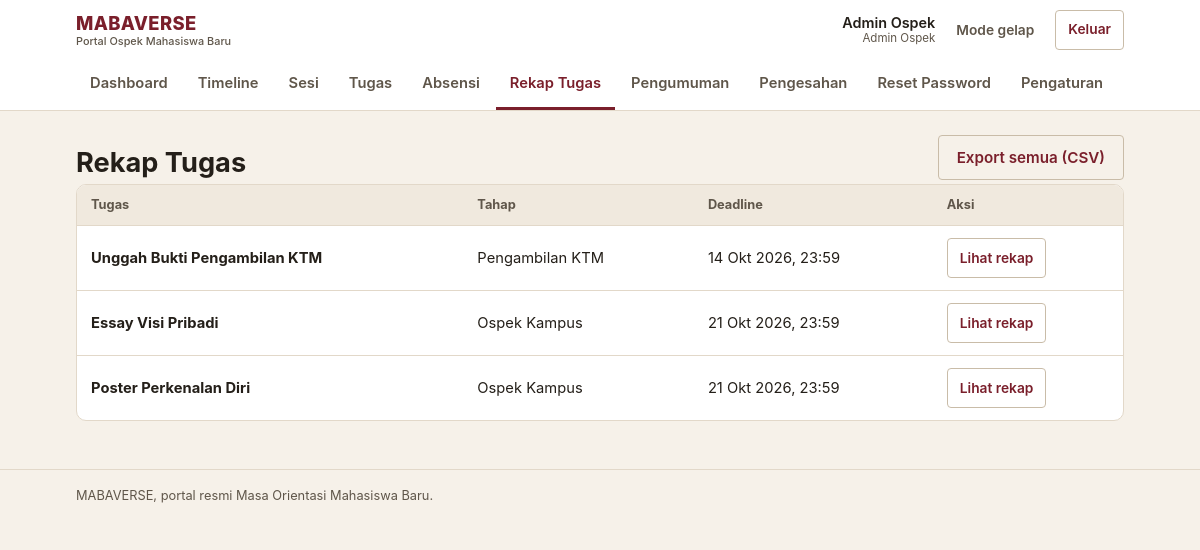
Screenshot of /admin/rekap-tugas (signed in) with the database file from the repository.
### tables this page shows
CREATE TABLE tugas (
    id INT AUTO_INCREMENT PRIMARY KEY,
    tahap_id INT NOT NULL,
    judul VARCHAR(255) NOT NULL,
    deskripsi TEXT,
    format_diizinkan VARCHAR(255) DEFAULT 'pdf,jpg,png,doc,docx',
    ukuran_max_mb INT DEFAULT 10,
    deadline DATETIME NOT NULL,
    target_fakultas_id INT DEFAULT NULL,
    target_jurusan_id INT DEFAULT NULL,
    target_kelompok_id INT DEFAULT NULL,
    created_by INT NOT NULL,
    created_at TIMESTAMP DEFAULT CURRENT_TIMESTAMP,
    FOREIGN KEY (tahap_id) REFERENCES tahap_ospek(id) ON DELETE CASCADE,
    FOREIGN KEY (target_fakultas_id) REFERENCES fakultas(id) ON DELETE SET NULL,
    FOREIGN KEY (target_jurusan_id) REFERENCES jurusan(id) ON DELETE SET NULL,
    FOREIGN KEY (target_kelompok_id) REFERENCES kelompok(id) ON DELETE SET NULL,
    FOREIGN KEY (created_by) REFERENCES users(id) ON DELETE CASCADE
);

CREATE TABLE tahap_ospek (
    id INT AUTO_INCREMENT PRIMARY KEY,
    judul VARCHAR(255) NOT NULL,
    deskripsi TEXT,
    urutan INT NOT NULL,
    tanggal_mulai DATETIME NOT NULL,
    tanggal_selesai DATETIME NOT NULL,
    target_level ENUM('universitas', 'fakultas', 'jurusan') DEFAULT 'universitas',
    lokasi_text VARCHAR(255) DEFAULT NULL,
    lampiran VARCHAR(255) DEFAULT NULL,
    status ENUM('belum_mulai', 'berlangsung', 'selesai') DEFAULT 'belum_mulai',
    created_at TIMESTAMP DEFAULT CURRENT_TIMESTAMP,
    updated_at TIMESTAMP DEFAULT CURRENT_TIMESTAMP ON UPDATE CURRENT_TIMESTAMP
);

### config/database.php (called while the page is built)
<?php
require_once __DIR__ . '/config.php';
class Database {
    private static $instance = null;
    private $pdo;
    private function __construct() {
        try {
            $dsn = "mysql:host=" . DB_HOST . ";dbname=" . DB_NAME . ";charset=" . DB_CHARSET;
            $options = [
                PDO::ATTR_ERRMODE => PDO::ERRMODE_EXCEPTION,
                PDO::ATTR_DEFAULT_FETCH_MODE => PDO::FETCH_ASSOC,
                PDO::ATTR_EMULATE_PREPARES => false,
            ];
            $this->pdo = new PDO($dsn, DB_USER, DB_PASS, $options);
        } catch (PDOException $e) {
            error_log('[MABAVERSE] Koneksi database gagal: ' . $e->getMessage());
            if (defined('APP_ENV') && APP_ENV === 'production') {
                throw new RuntimeException('Layanan database sedang tidak tersedia.');
            }
            die("Koneksi database gagal: " . $e->getMessage()
                . " — periksa DB_HOST/DB_USER/DB_PASS di config/config.local.php dan pastikan MySQL berjalan.");
        }
    }
    public static function getInstance() {
        if (self::$instance === null) {
            self::$instance = new self();
        }
        return self::$instance;
    }
    public function getConnection() {
        return $this->pdo;
    }
}

### models/Tugas.php (called while the page is built, shortened)
<?php
require_once __DIR__ . '/../config/config.php';
class Tugas {
    private $db;
    public function __construct() {
        $this->db = Database::getInstance()->getConnection();
    }
    public function getAllTugas($user_id = null, $filters = []) {
        $sql = "
            SELECT t.*, ta.judul as tahap_judul,
                   u.nama as created_by_nama,
                   f.nama as target_fakultas_nama,
                   j.nama as target_jurusan_nama,
                   k.nama as target_kelompok_nama
            FROM tugas t
            INNER JOIN tahap_ospek ta ON t.tahap_id = ta.id
            INNER JOIN users u ON t.created_by = u.id
            LEFT JOIN fakultas f ON t.target_fakultas_id = f.id
            LEFT JOIN jurusan j ON t.target_jurusan_id = j.id
            LEFT JOIN kelompok k ON t.target_kelompok_id = k.id
            WHERE 1=1
        ";
        $params = [];
        $sql .= " ORDER BY t.deadline ASC";
        $stmt = $this->db->prepare($sql);
        $stmt->execute($params);
        return $stmt->fetchAll();
    }
}

### config/config.php (called while the page is built, shortened)
<?php
function e($value) {
    return htmlspecialchars((string)$value, ENT_QUOTES, 'UTF-8');
}
function format_tanggal($datetime, $dengan_waktu = true) {
    $ts = strtotime($datetime);
    $bulan = [1 => 'Jan', 'Feb', 'Mar', 'Apr', 'Mei', 'Jun', 'Jul', 'Agu', 'Sep', 'Okt', 'Nov', 'Des'];
    $hasil = date('j', $ts) . ' ' . $bulan[(int)date('n', $ts)] . ' ' . date('Y', $ts);
    if ($dengan_waktu) {
        $hasil .= ', ' . date('H:i', $ts);
    }
    return $hasil;
}
require_once __DIR__ . '/database.php';

### views/admin/rekap_tugas.php (the view, shortened to what this page needs)
<?php
include __DIR__ . '/../layouts/header.php';
?>
<div class="page-head">
    <div>
        <h1>Rekap Tugas</h1>
    </div>
    <div class="page-actions">
        <a class="btn btn-outline" href="<?= BASE_URL ?>admin/export-tugas">Export semua (CSV)</a>
    </div>
</div>
<?php if (empty($tugas_list)): ?>
<div class="empty">
    <strong>Belum ada tugas.</strong>
    Buat tugas dulu di menu Tugas. Rekap terisi otomatis dari pengumpulan mahasiswa.
</div>
<?php else: ?>
<div class="table-wrap">
    <table>
        <thead>
            <tr>
                <th scope="col">Tugas</th>
                <th scope="col">Tahap</th>
                <th scope="col">Deadline</th>
                <th scope="col">Aksi</th>
            </tr>
        </thead>
        <tbody>
            <?php foreach ($tugas_list as $tugas): ?>
            <tr>
                <td><strong><?= e($tugas['judul']) ?></strong></td>
                <td><?= e($tugas['tahap_judul']) ?></td>
                <td><?= e(format_tanggal($tugas['deadline'])) ?></td>
                <td>
                    <a class="btn btn-sm btn-outline" href="<?= BASE_URL ?>admin/rekap-tugas/<?= (int)$tugas['id'] ?>">Lihat rekap</a>
                </td>
            </tr>
            <?php endforeach; ?>
        </tbody>
    </table>
</div>
<?php endif; ?>
<?php include __DIR__ . '/../layouts/footer.php'; ?>

### assets/css/style.css (style rules this page uses)
:root { --bg: #F6F1E9; --surface: #FFFFFF; --surface-alt: #F0E9DE; --ink: #241F19; --ink-soft: #5F564A; --line: #E2D8C9; --line-strong: #C9BCA8; --brand: #7A1F2B; --brand-strong: #5E1620; --brand-soft: #F5E7E8; --brand-ink: #FFFFFF; --accent: #9A4A08; --accent-soft: #FBEEDD; --ok: #1E6B43; --ok-soft: #E4F2E9; --warn: #8A4B0F; --warn-soft: #FBEEDC; --danger: #A32A22; --danger-soft: #F9E6E4; --info: #2E5375; --info-soft: #E7EEF5; --radius-sm: 4px; --radius: 10px; --shadow-1: 0 1px 2px rgba(36, 31, 25, 0.08), 0 6px 16px rgba(36, 31, 25, 0.07); --maxw: 1080px; --font: -apple-system, BlinkMacSystemFont, "Segoe UI", Roboto, "Helvetica Neue", Arial, sans-serif; }
*, *::before, *::after { box-sizing: border-box; }
html { -webkit-text-size-adjust: 100%; }
body { margin: 0; background: var(--bg); color: var(--ink); font-family: var(--font); font-size: 16px; line-height: 1.55; }
h1, h2, h3, h4 { margin: 0 0 0.5em; line-height: 1.25; font-weight: 700; }
h1 { font-size: clamp(1.3rem, 1.1rem + 1vw, 1.7rem); }
a { color: var(--brand); text-decoration-thickness: 1px; text-underline-offset: 2px; }
.page-head { display: flex; align-items: flex-end; justify-content: space-between; gap: 12px; flex-wrap: wrap; margin: 24px 0 4px; }
.page-head h1 { margin: 0; }
.page-actions { display: flex; gap: 8px; flex-wrap: wrap; }
.btn { display: inline-flex; align-items: center; justify-content: center; gap: 6px; min-height: 44px; padding: 10px 18px; border-radius: var(--radius-sm); border: 1px solid transparent; background: var(--brand); color: var(--brand-ink); font-family: inherit; font-size: 0.95rem; font-weight: 600; text-decoration: none; cursor: pointer; transition: background-color 120ms ease, border-color 120ms ease, color 120ms ease; }
.btn-outline { background: transparent; color: var(--brand); border-color: var(--line-strong); }
.btn-sm { min-height: 40px; padding: 6px 12px; font-size: 0.86rem; }
.table-wrap { overflow-x: auto; -webkit-overflow-scrolling: touch; border: 1px solid var(--line); border-radius: var(--radius); background: var(--surface); }
table { width: 100%; min-width: 560px; border-collapse: collapse; font-size: 0.92rem; }
th, td { padding: 10px 14px; text-align: left; border-bottom: 1px solid var(--line); vertical-align: middle; }
th { background: var(--surface-alt); font-size: 0.8rem; text-transform: none; font-weight: 700; color: var(--ink-soft); white-space: nowrap; }
tr:last-child td { border-bottom: none; }
td .btn { margin: 2px 0; }

### rows the page displays
tugas: judul "Unggah Bukti Pengambilan KTM", tahap.judul "Pengambilan KTM", deadline "14 Okt 2026, 23:59"
tugas: judul "Essay Visi Pribadi", tahap.judul "Ospek Kampus", deadline "21 Okt 2026, 23:59"
tugas: judul "Poster Perkenalan Diri", tahap.judul "Ospek Kampus", deadline "21 Okt 2026, 23:59"

### other values shown
$user_nama "Admin Ospek"
$role_label "Admin Ospek"
$label "Dashboard"
$label "Timeline"
$label "Sesi"
$label "Tugas"
$label "Absensi"
$label "Rekap Tugas"
$label "Pengumuman"
$label "Pengesahan"
$label "Reset Password"
$label "Pengaturan"
